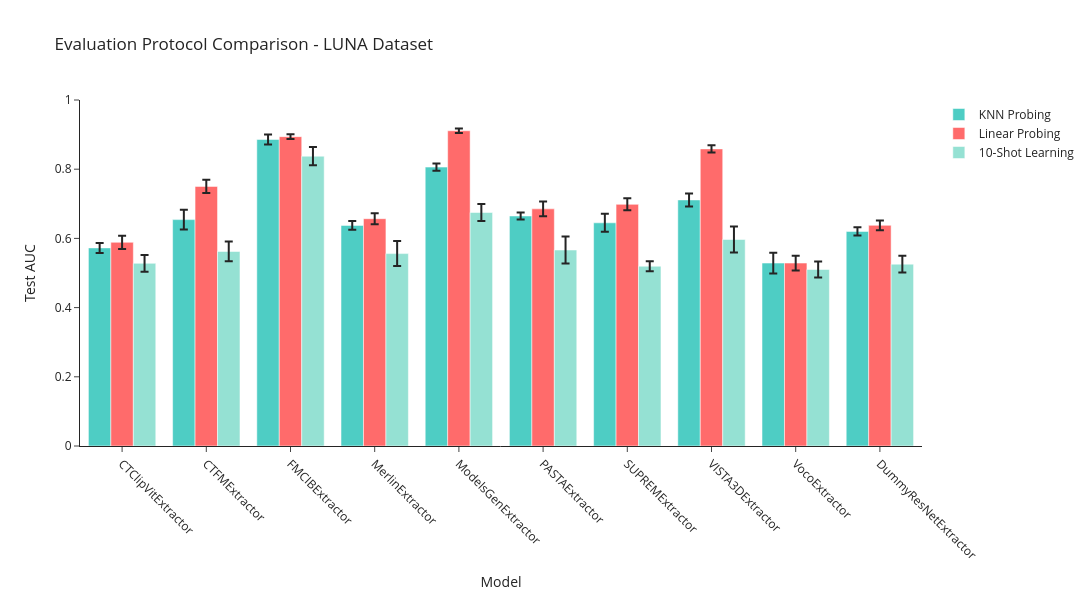

Here is the notebook cell this chart was saved with:
### Markdown cell above
## Comparison: KNN vs Linear Probing vs Few-Shot

### Code cell
# Create comparison visualization
model_names = list(linear_probing_results.keys())

knn_means = [test_accuracies_dict[m]['mean'] for m in model_names]
linear_means = [linear_probing_results[m]['mean'] for m in model_names]
few_shot_10_means = [few_shot_results[10][m]['mean'] for m in model_names]

knn_errors = [test_accuracies_dict[m]['ci95'][1] - test_accuracies_dict[m]['mean'] for m in model_names]
linear_errors = [linear_probing_results[m]['ci95'][1] - linear_probing_results[m]['mean'] for m in model_names]
few_shot_errors = [few_shot_results[10][m]['ci95'][1] - few_shot_results[10][m]['mean'] for m in model_names]

# Create grouped bar chart
fig = go.Figure()

fig.add_trace(go.Bar(
    x=model_names,
    y=knn_means,
    error_y=dict(type='data', array=knn_errors),
    name='KNN Probing',
    marker_color='#4ECDC4'
))

fig.add_trace(go.Bar(
    x=model_names,
    y=linear_means,
    error_y=dict(type='data', array=linear_errors),
    name='Linear Probing',
    marker_color='#FF6B6B'
))

fig.add_trace(go.Bar(
    x=model_names,
    y=few_shot_10_means,
    error_y=dict(type='data', array=few_shot_errors),
    name='10-Shot Learning',
    marker_color='#95E1D3'
))

fig.update_layout(
    title='Evaluation Protocol Comparison - LUNA Dataset',
    xaxis_title='Model',
    yaxis_title='Test AUC',
    barmode='group',
    height=600,
    width=1400,
    template='simple_white',
    xaxis_tickangle=45
)
fig.update_yaxes(range=[0, 1.0])

fig.show()

# Print correlation analysis
print(f"Correlation KNN vs Linear Probing: {np.corrcoef(knn_means, linear_means)[0, 1]:.4f}")
print(f"Correlation KNN vs 10-Shot: {np.corrcoef(knn_means, few_shot_10_means)[0, 1]:.4f}")
print(f"\nInterpretation:")
print(f"  High KNN-Linear correlation (>0.8): Consistent feature quality assessment")
print(f"  10-Shot vs KNN: Difference shows data-efficiency gains with simple learning")

### Figure 1 — Plotly figure (JSON) as saved in the notebook; plotly's stock layout.template omitted (floating-point values rounded to 4 significant figures)
{"data": [{"error_y": {"array": [0.01442, 0.02846, 0.01443, 0.0123, 0.01037, 0.01042, 0.02597, 0.0189, 0.03011, 0.0121], "type": "data"}, "marker": {"color": "#4ECDC4"}, "name": "KNN Probing", "type": "bar", "x": ["CTClipVitExtractor", "CTFMExtractor", "FMCIBExtractor", "MerlinExtractor", "ModelsGenExtractor", "PASTAExtractor", "SUPREMExtractor", "VISTA3DExtractor", "VocoExtractor", "DummyResNetExtractor"], "y": [0.5726, 0.6543, 0.886, 0.6376, 0.8061, 0.6647, 0.645, 0.7111, 0.5287, 0.6202]}, {"error_y": {"array": [0.01916, 0.01915, 0.006955, 0.01582, 0.006356, 0.02152, 0.01735, 0.01066, 0.02152, 0.0142], "type": "data"}, "marker": {"color": "#FF6B6B"}, "name": "Linear Probing", "type": "bar", "x": ["CTClipVitExtractor", "CTFMExtractor", "FMCIBExtractor", "MerlinExtractor", "ModelsGenExtractor", "PASTAExtractor", "SUPREMExtractor", "VISTA3DExtractor", "VocoExtractor", "DummyResNetExtractor"], "y": [0.5887, 0.7502, 0.8941, 0.657, 0.9111, 0.6854, 0.6984, 0.8587, 0.5287, 0.6377]}, {"error_y": {"array": [0.02412, 0.0286, 0.02638, 0.03618, 0.02462, 0.03886, 0.01453, 0.03781, 0.02314, 0.02417], "type": "data"}, "marker": {"color": "#95E1D3"}, "name": "10-Shot Learning", "type": "bar", "x": ["CTClipVitExtractor", "CTFMExtractor", "FMCIBExtractor", "MerlinExtractor", "ModelsGenExtractor", "PASTAExtractor", "SUPREMExtractor", "VISTA3DExtractor", "VocoExtractor", "DummyResNetExtractor"], "y": [0.528, 0.5623, 0.8375, 0.5561, 0.6749, 0.5664, 0.5195, 0.5969, 0.5102, 0.5256]}], "layout": {"barmode": "group", "height": 600, "title": {"text": "Evaluation Protocol Comparison - LUNA Dataset"}, "width": 1400, "xaxis": {"tickangle": 45, "title": {"text": "Model"}}, "yaxis": {"range": [0, 1], "title": {"text": "Test AUC"}}}}
